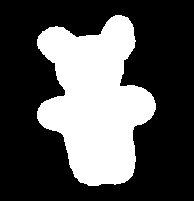
%> input picture BOMultiScaleCurvature2D/images/panda.tif, 194 x 201 px
$ octave BOMultiScaleCurvature2D_TEST.m   (GNU Octave 9; MATLAB toolbox functions it lacks are replaced by stand-ins)
%> lines starting %> are read from the running program, lines starting %| are printed output that depends on the picture; in (x1, y1, x2, y2) boxes, pixels count from 0 and x2, y2 are one past the last pixel; in counts of white or black regions, pixels touching at a corner belong together; the program's own positions count from 1
### BOMultiScaleCurvature2D/BOMultiScaleCurvature2D.m
function [K,S,X,Y,Xsm,Ysm,zcp] = BOMultiScaleCurvature2D(im,sigmastart,sigmadelta)
%%  BOMultiScaleCurvature2D - calculates multi-scale curvature
%                           and curvature scale-space image
%
%   REFERENCE:
%       Farzin Mokhtarian and Alan Mackworth,
%       Scale-based description and recognition of planar curves and
%       two-dimensional shapes,
%       IEEE Transactions on Pattern Analysis and Machine Intelligence,
%       1, 34-43, 1986.
%
%   HELP:
%
%   INPUT:
%       im          - binary image
%       sigmastart  - starting sigma value
%       sigmadelta  - delta value of sigma
%
%   OUTPUT:
%       K           - curvatures calculated for each sigma
%       S           - sigmas
%       X           - x coor of contour
%       Y           - y coor of contour
%       Xsm         - x coor of contour convolved with Gaussian
%       Ysm         - x coor of contour convolved with Gaussian
%       zcp         - indexes of zero-crossing points
%
%   USAGE:
%       sigmastart = 1; sigmadelta = 0.1; p = 0.1;
%       [K,S,X,Y,Xsm,Ysm,zcp] =
%                   BOMultiScaleCurvature2D(im,sigmastart,sigmadelta);
%       BOMultiScaleCurvaturePlot2D(K,S,X,Y,Xsm,Ysm,zcp,p);
%
%   AUTHOR:
%       Boguslaw Obara, http://boguslawobara.net/
%
%   VERSION:
%       0.1 - 30/06/2009 First implementation

%% Boundary
[row, col] = find(im,1);
contour = bwtraceboundary(im, [row, col], 'N');
X = contour(:,2); Y = contour(:,1);
%% WHILE
flag = 1; sigma = sigmastart; i = 1; zcp = [];
while flag == 1
    flag = 0;
%% Define Gauss Kernel
    % full width at half maximum (FWHM) of the peak
    r = ceil(2*sqrt(2*log(2))*sigma);
    r = 2*r;
    % Make the 1-D Gaussian
    x = (-r:r)';
    G = (1/sqrt(2*pi*sigma.^2)).*exp(-x.^2./(2*sigma.^2));
    G = G ./ sum(G);
%% Cutoff Points
    cop = r;
    Xn = []; Yn = [];
    Xn= [Xn; X(length(X)+1-cop:length(X))];
    Xn = [Xn; X];
    Xn= [Xn; X(1:cop)];
    Yn= [Yn; Y(length(Y)+1-cop:length(Y))];
    Yn = [Yn; Y];
    Yn= [Yn; Y(1:cop)];
%% Calculate Derivatives of Gaussian
    % First Derivatives
    Gp = gradient(G);
    % Second Derivatives
    Gpp = gradient(Gp);
%% Calculate Derivatives
    % Smooth
    Xs = convn(Xn,G,'same');
    Ys = convn(Yn,G,'same');
    % First Derivatives
    Xp = convn(Xn,Gp,'same');
    Yp = convn(Yn,Gp,'same');
    % Second Derivatives
    Xpp = convn(Xn,Gpp,'same');
    Ypp = convn(Yn,Gpp,'same');
%% Calculate Curvature
    kappa = ( Xp.*Ypp - Yp.*Xpp ) ./ ( Xp.^2 + Yp.^2 ).^(3/2);
%% Crop
    Xs = Xs(cop+1:length(X)+cop);
    Ys = Ys(cop+1:length(X)+cop);
    kappa = kappa(cop+1:length(X)+cop);
    %% Zero-Crossing points
    zc = crossing(kappa);
    %% Outputs
    if ~isempty(zc)
        K{i} = kappa;
        Xsm{i} = Xs;
        Ysm{i} = Ys;
        zcp{i} = zc;
        S{i} = sigma;
        flag = 1;
    end
    %% Index ++
    sigma = sigma + sigmadelta;
    i = i + 1;
end
%% End
end

### BOMultiScaleCurvature2D/crossing.m
function [ind,t0,s0,t0close,s0close] = crossing(S,t,level,imeth)
% CROSSING find the crossings of a given level of a signal
%   ind = CROSSING(S) returns an index vector ind, the signal
%   S crosses zero at ind or at between ind and ind+1
%   [ind,t0] = CROSSING(S,t) additionally returns a time
%   vector t0 of the zero crossings of the signal S. The crossing
%   times are linearly interpolated between the given times t
%   [ind,t0] = CROSSING(S,t,level) returns the crossings of the
%   given level instead of the zero crossings
%   ind = CROSSING(S,[],level) as above but without time interpolation
%   [ind,t0] = CROSSING(S,t,level,par) allows additional parameters
%   par = {'none'|'linear'}.
%	With interpolation turned off (par = 'none') this function always
%	returns the value left of the zero (the data point thats nearest
%   to the zero AND smaller than the zero crossing).
%
%	[ind,t0,s0] = ... also returns the data vector corresponding to
%	the t0 values.
%
%	[ind,t0,s0,t0close,s0close] additionally returns the data points
%	closest to a zero crossing in the arrays t0close and s0close.
%
%	This version has been revised incorporating the good and valuable
%	bugfixes given by users on Matlabcentral. Special thanks to
%	Howard Fishman, Christian Rothleitner, Jonathan Kellogg, and
%	Zach Lewis for their input.

% Steffen Brueckner, 2002-09-25
% Steffen Brueckner, 2007-08-27		revised version

% Copyright (c) Steffen Brueckner, 2002-2007
% brueckner@sbrs.net

% check the number of input arguments
error(nargchk(1,4,nargin));

% check the time vector input for consistency
if nargin < 2 || isempty(t)
	% if no time vector is given, use the index vector as time
    t = 1:length(S);
elseif length(t) ~= length(S)
	% if S and t are not of the same length, throw an error
    error('t and S must be of identical length!');
end

% check the level input
if nargin < 3
	% set standard value 0, if level is not given
    level = 0;
end

% check interpolation method input
if nargin < 4
    imeth = 'linear';
end

% make row vectors
t = t(:)';
S = S(:)';

% always search for zeros. So if we want the crossing of
% any other threshold value "level", we subtract it from
% the values and search for zeros.
S   = S - level;

% first look for exact zeros
ind0 = find( S == 0 );

% then look for zero crossings between data points
S1 = S(1:end-1) .* S(2:end);
ind1 = find( S1 < 0 );

% bring exact zeros and "in-between" zeros together
ind = sort([ind0 ind1]);

% and pick the associated time values
t0 = t(ind);
s0 = S(ind);

if strcmp(imeth,'linear')
    % linear interpolation of crossing
    for ii=1:length(t0)
        if abs(S(ind(ii))) > eps(S(ind(ii)))
            % interpolate only when data point is not already zero
            NUM = (t(ind(ii)+1) - t(ind(ii)));
            DEN = (S(ind(ii)+1) - S(ind(ii)));
            DELTA =  NUM / DEN;
            t0(ii) = t0(ii) - S(ind(ii)) * DELTA;
            % I'm a bad person, so I simply set the value to zero
            % instead of calculating the perfect number ;)
            s0(ii) = 0;
        end
    end
end

% Addition:
% Some people like to get the data points closest to the zero crossing,
% so we return these as well
%[CC,II] = min(abs([S(ind-1) ; S(ind) ; S(ind+1)]),[],1);
%ind2 = ind + (II-2); %update indices

%t0close = t(ind2);
%s0close = S(ind2);

### BOMultiScaleCurvature2D/BOMultiScaleCurvaturePlot2D.m
function BOMultiScaleCurvaturePlot2D(K,S,X,Y,Xsm,Ysm,zcp,p)
%%  BOMultiScaleCurvaturePlot2D - plots curvature scale-space image
%
%   REFERENCE:
%       Farzin Mokhtarian and Alan Mackworth,
%       Scale-based description and recognition of planar curves and
%       two-dimensional shapes,
%       IEEE Transactions on Pattern Analysis and Machine Intelligence,
%       1, 34-43, 1986.
%
%   HELP:
%
%   INPUT:
%       K           - curvatures calculated for each sigma
%       S           - sigmas
%       X           - x coor of contour
%       Y           - y coor of contour
%       Xsm         - x coor of contour convolved with Gaussian
%       Ysm         - x coor of contour convolved with Gaussian
%       zcp         - indexes of zero-crossing points
%       p           - pause
%
%   OUTPUT:
%       out     - image with detected points
%       zcp     - zero-crossing points
%
%   USAGE:
%
%   AUTHOR:
%       Boguslaw Obara, http://boguslawobara.net/
%
%   VERSION:
%       0.1 - 30/06/2009 First implementation

%% Plot
figure,
for i=1:length(zcp)
    Xs = Xsm{i};
    Ys = Ysm{i};
    zc = zcp{i};
    plot(X,Y,'b-');
    hold on;
    plot(Xs,Ys,'r-');
    hold on;
    plot(Xs(zc),Ys(zc),'go');
    pause(p);
    hold off
end
plot(X,Y,'b-');
%%
figure,
for i=1:length(zcp)
    plot(zcp{i},S{i},'k.');%,'MarkerFaceColor',C(i,:),'MarkerEdgeColor',C(i,:));
    hold on
end
hold off
xlim([1 length(K{1})]);
%% End
end

### BOMultiScaleCurvature2D/BOMultiScaleCurvature2D_TEST.m
%% Clear ALL
clc; clear all; close all;
%% Load image
im = imread('./images/panda.tif');
%> im: size 201x194 logical; 32.8% white; 1 white region, box (x1, y1, x2, y2) and area: (37, 15, 156, 186) 12804
%% Calculate multi-scale curvature
sigmastart = 1; sigmadelta = 0.1;
[K,S,X,Y,Xsm,Ysm,zcp] = BOMultiScaleCurvature2D(im,sigmastart,sigmadelta);
%> in BOMultiScaleCurvature2D, `[row, col] = find(im,1);`: row = 40; col = 38
%> in BOMultiScaleCurvature2D, `contour = bwtraceboundary(im, [row, col], 'N');`: contour = 519 rows, first 12: [40 38; 39 39; 38 39; 37 39; 36 40; 35 41; 34 42; 33 43; 32 43; 32 44; 32 45; 31 46]
%> in BOMultiScaleCurvature2D, `X = contour(:,2)`: X = 519 values, max 156 at index 212, min 38 at index 1, mean 95.64
%> in BOMultiScaleCurvature2D, `Y = contour(:,1)`: Y = 519 values, max 186 at index 326, min 16 at index 89, mean 96.95
%> the loop in BOMultiScaleCurvature2D, `while flag == 1` made 386 passes
%> (Xn, Yn) on passes 1 to 3: ([38; 38; 38; 38; 38; 38], [45; 44; 43; 42; 41; 40]), ([38; 38; 38; 38; 38; 38], [45; 44; 43; 42; 41; 40]), ([38; 38; 38; 38; 38; 38], [45; 44; 43; 42; 41; 40])
%> after the loop in BOMultiScaleCurvature2D, `while flag == 1`: K = 385 items; i = 387; sigma = 39.6; zcp = 385 items
%> K = 385 items; S = 385 items; Xsm = 385 items; Ysm = 385 items; zcp = 385 items
%% Plot
p = 0.1;
BOMultiScaleCurvaturePlot2D(K,S,X,Y,Xsm,Ysm,zcp,p);
%> the loop in BOMultiScaleCurvaturePlot2D, `for i=1:length(zcp)` made 385 passes
%> zc on passes 55 to 57: [36 75 139 181 235 261 314 322 371 403 447 470 480 497], [36 75 139 181 235 261 314 322 371 403 447 470 480 497], [36 75 139 181 235 262 314 322 371 403 447 470 480 498]
%> pass 1, in BOMultiScaleCurvaturePlot2D, `plot(Xs(zc),Ys(zc),'go');`:
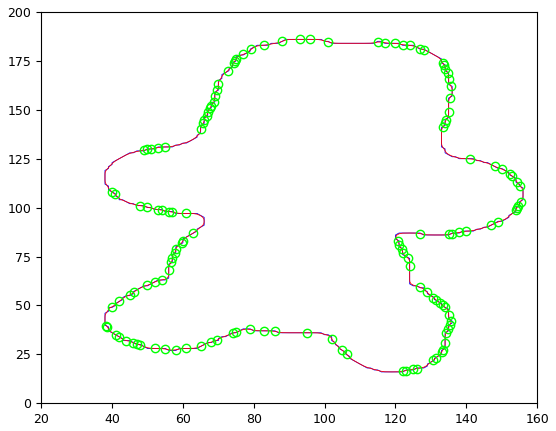
%> figure redrawn from the program's plot data
%> after the loop in BOMultiScaleCurvaturePlot2D, `for i=1:length(zcp)`:
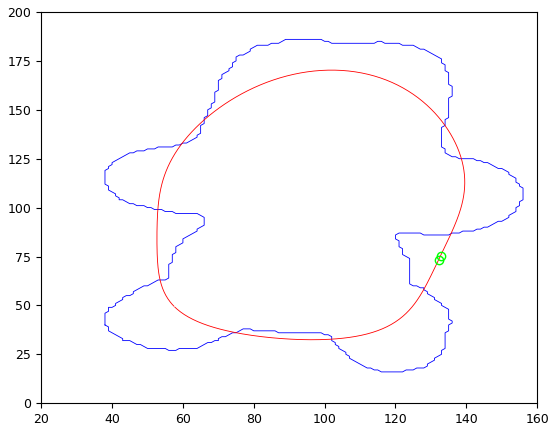
%> figure redrawn from the program's plot data
%> (the run ends here)
